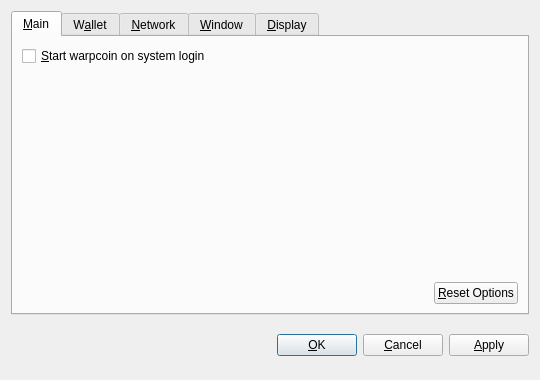
<?xml version="1.0" encoding="UTF-8"?>
<ui version="4.0">
 <class>OptionsDialog</class>
 <widget class="QDialog" name="OptionsDialog">
  <property name="geometry">
   <rect>
    <x>0</x>
    <y>0</y>
    <width>540</width>
    <height>380</height>
   </rect>
  </property>
  <property name="windowTitle">
   <string>Options</string>
  </property>
  <property name="modal">
   <bool>true</bool>
  </property>
  <layout class="QVBoxLayout" name="verticalLayout">
   <item>
    <widget class="QTabWidget" name="tabWidget">
     <property name="tabPosition">
      <enum>QTabWidget::North</enum>
     </property>
     <property name="currentIndex">
      <number>0</number>
     </property>
     <widget class="QWidget" name="tabMain">
      <attribute name="title">
       <string>&amp;Main</string>
      </attribute>
      <layout class="QVBoxLayout" name="verticalLayout_Main">
       <item>
        <widget class="QCheckBox" name="bitcoinAtStartup">
         <property name="toolTip">
          <string>Automatically start warpcoin after logging in to the system.</string>
         </property>
         <property name="text">
          <string>&amp;Start warpcoin on system login</string>
         </property>
        </widget>
       </item>
       <item>
        <spacer name="verticalSpacer_Main">
         <property name="orientation">
          <enum>Qt::Vertical</enum>
         </property>
         <property name="sizeHint" stdset="0">
          <size>
           <width>20</width>
           <height>40</height>
          </size>
         </property>
        </spacer>
       </item>
       <item>
        <layout class="QHBoxLayout" name="horizontalLayout_2_Main">
         <item>
          <spacer name="horizontalSpacer_2_Main">
           <property name="orientation">
            <enum>Qt::Horizontal</enum>
           </property>
           <property name="sizeHint" stdset="0">
            <size>
             <width>40</width>
             <height>20</height>
            </size>
           </property>
          </spacer>
         </item>
         <item>
          <widget class="QPushButton" name="resetButton">
           <property name="toolTip">
            <string>Reset all client options to default.</string>
           </property>
           <property name="text">
            <string>&amp;Reset Options</string>
           </property>
           <property name="autoDefault">
            <bool>false</bool>
           </property>
          </widget>
         </item>
        </layout>
       </item>
      </layout>
     </widget>
     <widget class="QWidget" name="tabWallet">
      <attribute name="title">
       <string>W&amp;allet</string>
      </attribute>
      <layout class="QVBoxLayout" name="verticalLayout_Network">
       <item>
        <widget class="QLabel" name="transactionFeeInfoLabel">
         <property name="text">
          <string>Optional transaction fee per kB that helps make sure your transactions are processed quickly. Most transactions are 1 kB.</string>
         </property>
         <property name="textFormat">
          <enum>Qt::PlainText</enum>
         </property>
         <property name="wordWrap">
          <bool>true</bool>
         </property>
        </widget>
       </item>
       <item>
        <layout class="QHBoxLayout" name="horizontalLayout_1_Main">
         <item>
          <widget class="QLabel" name="transactionFeeLabel">
           <property name="text">
            <string>Pay transaction &amp;fee</string>
           </property>
           <property name="textFormat">
            <enum>Qt::PlainText</enum>
           </property>
           <property name="buddy">
            <cstring>transactionFee</cstring>
           </property>
          </widget>
         </item>
         <item>
          <widget class="BitcoinAmountField" name="transactionFee"/>
         </item>
         <item>
          <spacer name="horizontalSpacer_1_Main">
           <property name="orientation">
            <enum>Qt::Horizontal</enum>
           </property>
           <property name="sizeHint" stdset="0">
            <size>
             <width>40</width>
             <height>20</height>
            </size>
           </property>
          </spacer>
         </item>
        </layout>
       </item>
       <item>
        <widget class="QLabel" name="label">
         <property name="text">
          <string>If you disable the spending of unconfirmed change, the change from a transaction cannot be used until that transaction has at least one confirmation. This also affects how your balance is computed.</string>
         </property>
         <property name="wordWrap">
          <bool>true</bool>
         </property>
        </widget>
       </item>
       <item>
        <widget class="QCheckBox" name="spendZeroConfChange">
         <property name="text">
          <string>Spend unconfirmed change  (experts only)</string>
         </property>
        </widget>
       </item>
       <item>
        <spacer name="verticalSpacer">
         <property name="orientation">
          <enum>Qt::Vertical</enum>
         </property>
         <property name="sizeHint" stdset="0">
          <size>
           <width>20</width>
           <height>40</height>
          </size>
         </property>
        </spacer>
       </item>
      </layout>
     </widget>
     <widget class="QWidget" name="tabNetwork">
      <attribute name="title">
       <string>&amp;Network</string>
      </attribute>
      <layout class="QVBoxLayout" name="verticalLayout_Network">
       <item>
        <widget class="QCheckBox" name="mapPortUpnp">
         <property name="toolTip">
          <string>Automatically open the warpcoin client port on the router. This only works when your router supports UPnP and it is enabled.</string>
         </property>
         <property name="text">
          <string>Map port using &amp;UPnP</string>
         </property>
        </widget>
       </item>
       <item>
        <widget class="QCheckBox" name="connectSocks">
         <property name="toolTip">
          <string>Connect to the warpcoin network through a SOCKS proxy (e.g. when connecting through Tor).</string>
         </property>
         <property name="text">
          <string>&amp;Connect through SOCKS proxy:</string>
         </property>
        </widget>
       </item>
       <item>
        <layout class="QHBoxLayout" name="horizontalLayout_Network">
         <item>
          <widget class="QLabel" name="proxyIpLabel">
           <property name="text">
            <string>Proxy &amp;IP:</string>
           </property>
           <property name="textFormat">
            <enum>Qt::PlainText</enum>
           </property>
           <property name="buddy">
            <cstring>proxyIp</cstring>
           </property>
          </widget>
         </item>
         <item>
          <widget class="QValidatedLineEdit" name="proxyIp">
           <property name="maximumSize">
            <size>
             <width>140</width>
             <height>16777215</height>
            </size>
           </property>
           <property name="toolTip">
            <string>IP address of the proxy (e.g. 127.0.0.1)</string>
           </property>
          </widget>
         </item>
         <item>
          <widget class="QLabel" name="proxyPortLabel">
           <property name="text">
            <string>&amp;Port:</string>
           </property>
           <property name="textFormat">
            <enum>Qt::PlainText</enum>
           </property>
           <property name="buddy">
            <cstring>proxyPort</cstring>
           </property>
          </widget>
         </item>
         <item>
          <widget class="QLineEdit" name="proxyPort">
           <property name="maximumSize">
            <size>
             <width>55</width>
             <height>16777215</height>
            </size>
           </property>
           <property name="toolTip">
            <string>Port of the proxy (e.g. 9050)</string>
           </property>
          </widget>
         </item>
         <item>
          <widget class="QLabel" name="socksVersionLabel">
           <property name="text">
            <string>SOCKS &amp;Version:</string>
           </property>
           <property name="textFormat">
            <enum>Qt::PlainText</enum>
           </property>
           <property name="buddy">
            <cstring>socksVersion</cstring>
           </property>
          </widget>
         </item>
         <item>
          <widget class="QValueComboBox" name="socksVersion">
           <property name="toolTip">
            <string>SOCKS version of the proxy (e.g. 5)</string>
           </property>
          </widget>
         </item>
         <item>
          <spacer name="horizontalSpacer_Network">
           <property name="orientation">
            <enum>Qt::Horizontal</enum>
           </property>
           <property name="sizeHint" stdset="0">
            <size>
             <width>40</width>
             <height>20</height>
            </size>
           </property>
          </spacer>
         </item>
        </layout>
       </item>
       <item>
        <spacer name="verticalSpacer_Network">
         <property name="orientation">
          <enum>Qt::Vertical</enum>
         </property>
         <property name="sizeHint" stdset="0">
          <size>
           <width>20</width>
           <height>40</height>
          </size>
         </property>
        </spacer>
       </item>
      </layout>
     </widget>
     <widget class="QWidget" name="tabWindow">
      <attribute name="title">
       <string>&amp;Window</string>
      </attribute>
      <layout class="QVBoxLayout" name="verticalLayout_Window">
       <item>
        <widget class="QCheckBox" name="minimizeToTray">
         <property name="toolTip">
          <string>Show only a tray icon after minimizing the window.</string>
         </property>
         <property name="text">
          <string>&amp;Minimize to the tray instead of the taskbar</string>
         </property>
        </widget>
       </item>
       <item>
        <widget class="QCheckBox" name="minimizeOnClose">
         <property name="toolTip">
          <string>Minimize instead of exit the application when the window is closed. When this option is enabled, the application will be closed only after selecting Quit in the menu.</string>
         </property>
         <property name="text">
          <string>M&amp;inimize on close</string>
         </property>
        </widget>
       </item>
       <item>
        <spacer name="verticalSpacer_Window">
         <property name="orientation">
          <enum>Qt::Vertical</enum>
         </property>
         <property name="sizeHint" stdset="0">
          <size>
           <width>20</width>
           <height>40</height>
          </size>
         </property>
        </spacer>
       </item>
      </layout>
     </widget>
     <widget class="QWidget" name="tabDisplay">
      <attribute name="title">
       <string>&amp;Display</string>
      </attribute>
      <layout class="QVBoxLayout" name="verticalLayout_Display">
       <item>
        <layout class="QHBoxLayout" name="horizontalLayout_1_Display">
         <item>
          <widget class="QLabel" name="langLabel">
           <property name="text">
            <string>User Interface &amp;language:</string>
           </property>
           <property name="textFormat">
            <enum>Qt::PlainText</enum>
           </property>
           <property name="buddy">
            <cstring>lang</cstring>
           </property>
          </widget>
         </item>
         <item>
          <widget class="QValueComboBox" name="lang">
           <property name="toolTip">
            <string>The user interface language can be set here. This setting will take effect after restarting warpcoin.</string>
           </property>
          </widget>
         </item>
        </layout>
       </item>
       <item>
        <layout class="QHBoxLayout" name="horizontalLayout_2_Display">
         <item>
          <widget class="QLabel" name="unitLabel">
           <property name="text">
            <string>&amp;Unit to show amounts in:</string>
           </property>
           <property name="textFormat">
            <enum>Qt::PlainText</enum>
           </property>
           <property name="buddy">
            <cstring>unit</cstring>
           </property>
          </widget>
         </item>
         <item>
          <widget class="QValueComboBox" name="unit">
           <property name="toolTip">
            <string>Choose the default subdivision unit to show in the interface and when sending coins.</string>
           </property>
          </widget>
         </item>
        </layout>
       </item>
       <item>
        <widget class="QCheckBox" name="displayAddresses">
         <property name="toolTip">
          <string>Whether to show warpcoin addresses in the transaction list or not.</string>
         </property>
         <property name="text">
          <string>&amp;Display addresses in transaction list</string>
         </property>
        </widget>
       </item>
       <item>
        <widget class="QCheckBox" name="coinControlFeatures">
         <property name="toolTip">
          <string>Whether to show coin control features or not.</string>
         </property>
         <property name="text">
          <string>Display coin &amp;control features (experts only!)</string>
         </property>
        </widget>
       </item>
       <item>
        <spacer name="verticalSpacer_Display">
         <property name="orientation">
          <enum>Qt::Vertical</enum>
         </property>
         <property name="sizeHint" stdset="0">
          <size>
           <width>20</width>
           <height>40</height>
          </size>
         </property>
        </spacer>
       </item>
      </layout>
     </widget>
    </widget>
   </item>
   <item>
    <layout class="QHBoxLayout" name="horizontalLayout_Buttons">
     <item>
      <spacer name="horizontalSpacer_1">
       <property name="orientation">
        <enum>Qt::Horizontal</enum>
       </property>
       <property name="sizeHint" stdset="0">
        <size>
         <width>40</width>
         <height>48</height>
        </size>
       </property>
      </spacer>
     </item>
     <item>
      <widget class="QLabel" name="statusLabel">
       <property name="font">
        <font>
         <weight>75</weight>
         <bold>true</bold>
        </font>
       </property>
       <property name="text">
        <string/>
       </property>
       <property name="textFormat">
        <enum>Qt::PlainText</enum>
       </property>
       <property name="wordWrap">
        <bool>true</bool>
       </property>
      </widget>
     </item>
     <item>
      <spacer name="horizontalSpacer_2">
       <property name="orientation">
        <enum>Qt::Horizontal</enum>
       </property>
       <property name="sizeHint" stdset="0">
        <size>
         <width>40</width>
         <height>48</height>
        </size>
       </property>
      </spacer>
     </item>
     <item>
      <widget class="QPushButton" name="okButton">
       <property name="text">
        <string>&amp;OK</string>
       </property>
      </widget>
     </item>
     <item>
      <widget class="QPushButton" name="cancelButton">
       <property name="text">
        <string>&amp;Cancel</string>
       </property>
       <property name="autoDefault">
        <bool>false</bool>
       </property>
      </widget>
     </item>
     <item>
      <widget class="QPushButton" name="applyButton">
       <property name="text">
        <string>&amp;Apply</string>
       </property>
       <property name="autoDefault">
        <bool>false</bool>
       </property>
      </widget>
     </item>
    </layout>
   </item>
  </layout>
 </widget>
 <customwidgets>
  <customwidget>
   <class>BitcoinAmountField</class>
   <extends>QSpinBox</extends>
   <header>bitcoinamountfield.h</header>
  </customwidget>
  <customwidget>
   <class>QValueComboBox</class>
   <extends>QComboBox</extends>
   <header>qvaluecombobox.h</header>
  </customwidget>
  <customwidget>
   <class>QValidatedLineEdit</class>
   <extends>QLineEdit</extends>
   <header>qvalidatedlineedit.h</header>
  </customwidget>
 </customwidgets>
 <resources/>
 <connections/>
</ui>
